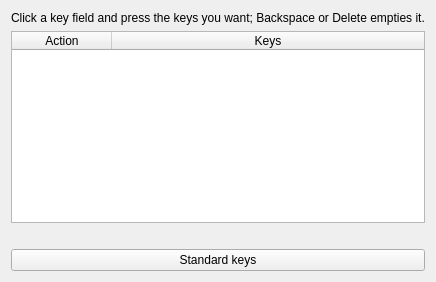
<?xml version="1.0" encoding="UTF-8"?>
<ui version="4.0">
 <class>SettingsKeyboard</class>
 <widget class="QWidget" name="SettingsKeyboard">
  <layout class="QVBoxLayout" name="outer" stretch="0,1,0,0">
   <item>
    <widget class="QLabel" name="keysNote">
     <property name="text">
      <string>Click a key field and press the keys you want; Backspace or Delete empties it.</string>
     </property>
    </widget>
   </item>
   <item>
    <widget class="QTableWidget" name="shortcutTable">
     <column>
      <property name="text">
       <string>Action</string>
      </property>
     </column>
     <column>
      <property name="text">
       <string>Keys</string>
      </property>
     </column>
     <attribute name="verticalHeaderVisible">
      <bool>false</bool>
     </attribute>
     <attribute name="horizontalHeaderStretchLastSection">
      <bool>true</bool>
     </attribute>
    </widget>
   </item>
   <item>
    <widget class="QLabel" name="shortcutNote">
     <property name="text">
      <string />
     </property>
    </widget>
   </item>
   <item>
    <widget class="QPushButton" name="resetKeysButton">
     <property name="text">
      <string>Standard keys</string>
     </property>
    </widget>
   </item>
  </layout>
 </widget>
 <resources />
 <connections />
</ui>
